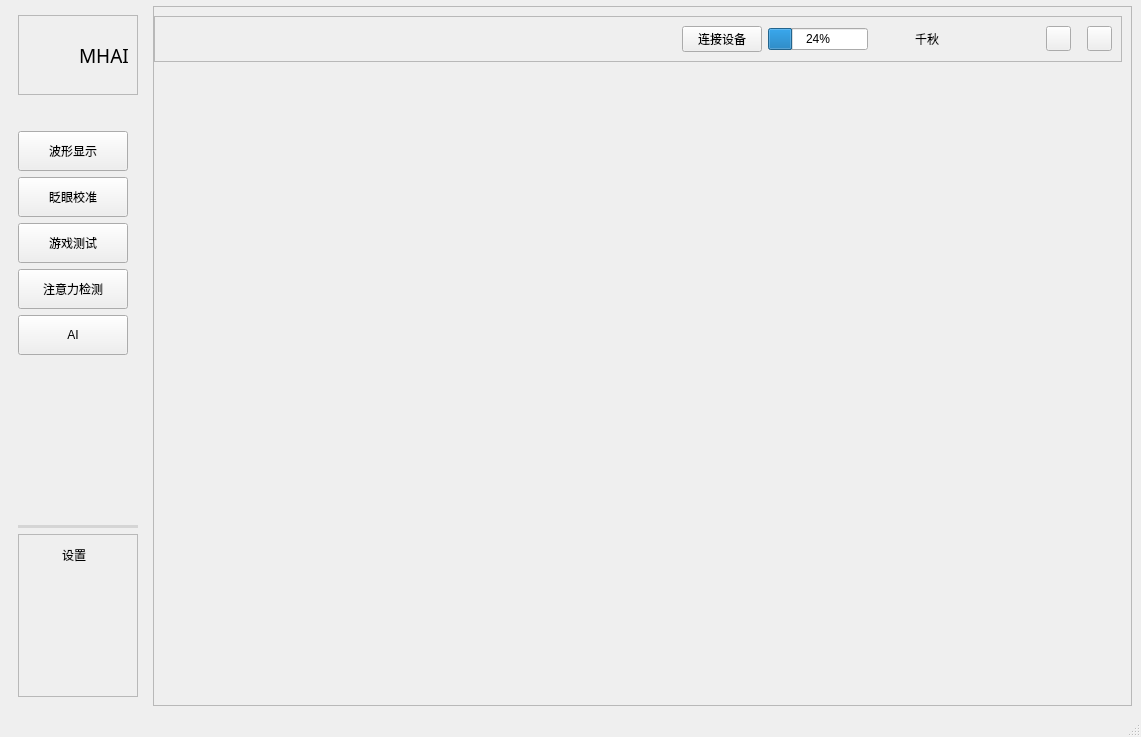
<?xml version="1.0" encoding="UTF-8"?>
<ui version="4.0">
 <class>MainWindow</class>
 <widget class="QMainWindow" name="MainWindow">
  <property name="geometry">
   <rect>
    <x>0</x>
    <y>0</y>
    <width>1141</width>
    <height>734</height>
   </rect>
  </property>
  <property name="windowTitle">
   <string>脑机鼠标</string>
  </property>
  <property name="styleSheet">
   <string notr="true">QMainWindow{         /*类名*/
    background-color:#F6F6F6; /*背景颜色*/
    border-radius: 10px;             /*四角圆角的直径*/
    border-style:solid;             /*边框样式（实线）*/
    border-width:2px;             /*边框宽度*/
    border-color:rgb(213, 213, 213);     /*边框颜色*/
}

QFrame {
	border-radius:0px;
}

#frame {
	background-color:#FAFAFA;
}

#btn_min, #btn_close {
	background-color:rgb(255,255,255,1);
	border-radius:0px;
}

#statusBar {
	background-color:rgba(213, 213, 213, 0); 
}

#sideBar{
	background-color:#F6F6F6;
    border-radius: 10px;             /*四角圆角的直径*/
}

#stackedWidget {
	background-color:#FAFAFA;
    border-radius: 10px;             /*四角圆角的直径*/
}


/* 默认 */
QToolButton{   
	background-color:#F6F6F6;
	color:#626262;
    border-radius: 5px;
}

/* 鼠标悬停 */
QToolButton:hover{
	background-color: #E9E9E9;
}

/* 点击和按下 */
QToolButton:pressed,QToolButton:checked{
	background-color: #E9E9E9;	
}

#btnSet:pressed,#btnSet:checked{
	background-color:#F6F6F6;
	color:#626262;
    border-radius: 5px;
}

QPushButton:default {
    /*border-color: navy; /* make the default button prominent */*/
}

#username {
	font: 10pt &quot;Microsoft YaHei UI&quot;;
    color: #666666; 
}</string>
  </property>
  <widget class="QWidget" name="centralwidget">
   <layout class="QGridLayout" name="gridLayout">
    <property name="topMargin">
     <number>6</number>
    </property>
    <item row="0" column="0">
     <widget class="QWidget" name="sideBar" native="true">
      <property name="minimumSize">
       <size>
        <width>125</width>
        <height>0</height>
       </size>
      </property>
      <property name="maximumSize">
       <size>
        <width>140</width>
        <height>16777215</height>
       </size>
      </property>
      <property name="styleSheet">
       <string notr="true"/>
      </property>
      <layout class="QVBoxLayout" name="verticalLayout_3">
       <item>
        <widget class="QFrame" name="frame_logo">
         <property name="minimumSize">
          <size>
           <width>120</width>
           <height>80</height>
          </size>
         </property>
         <property name="maximumSize">
          <size>
           <width>120</width>
           <height>80</height>
          </size>
         </property>
         <property name="frameShape">
          <enum>QFrame::StyledPanel</enum>
         </property>
         <property name="frameShadow">
          <enum>QFrame::Raised</enum>
         </property>
         <layout class="QHBoxLayout" name="horizontalLayout">
          <property name="spacing">
           <number>0</number>
          </property>
          <property name="leftMargin">
           <number>0</number>
          </property>
          <property name="topMargin">
           <number>0</number>
          </property>
          <property name="rightMargin">
           <number>0</number>
          </property>
          <property name="bottomMargin">
           <number>0</number>
          </property>
          <item>
           <widget class="QLabel" name="logo">
            <property name="sizePolicy">
             <sizepolicy hsizetype="Fixed" vsizetype="Fixed">
              <horstretch>0</horstretch>
              <verstretch>0</verstretch>
             </sizepolicy>
            </property>
            <property name="minimumSize">
             <size>
              <width>60</width>
              <height>60</height>
             </size>
            </property>
            <property name="maximumSize">
             <size>
              <width>60</width>
              <height>60</height>
             </size>
            </property>
            <property name="text">
             <string/>
            </property>
            <property name="pixmap">
             <pixmap resource="res.qrc">:/img/sharp_logo.png</pixmap>
            </property>
            <property name="scaledContents">
             <bool>true</bool>
            </property>
            <property name="margin">
             <number>1</number>
            </property>
           </widget>
          </item>
          <item>
           <widget class="QLabel" name="headline">
            <property name="font">
             <font>
              <family>微软雅黑</family>
              <pointsize>14</pointsize>
             </font>
            </property>
            <property name="text">
             <string>MHAI</string>
            </property>
            <property name="margin">
             <number>3</number>
            </property>
           </widget>
          </item>
         </layout>
        </widget>
       </item>
       <item>
        <spacer name="verticalSpacer_2">
         <property name="orientation">
          <enum>Qt::Vertical</enum>
         </property>
         <property name="sizeType">
          <enum>QSizePolicy::Fixed</enum>
         </property>
         <property name="sizeHint" stdset="0">
          <size>
           <width>20</width>
           <height>30</height>
          </size>
         </property>
        </spacer>
       </item>
       <item>
        <widget class="QToolButton" name="btnWaveform">
         <property name="minimumSize">
          <size>
           <width>110</width>
           <height>40</height>
          </size>
         </property>
         <property name="maximumSize">
          <size>
           <width>110</width>
           <height>40</height>
          </size>
         </property>
         <property name="styleSheet">
          <string notr="true"/>
         </property>
         <property name="text">
          <string>波形显示</string>
         </property>
         <property name="icon">
          <iconset resource="res.qrc">
           <normaloff>:/img/wave.png</normaloff>:/img/wave.png</iconset>
         </property>
         <property name="checkable">
          <bool>true</bool>
         </property>
         <property name="autoExclusive">
          <bool>true</bool>
         </property>
         <property name="toolButtonStyle">
          <enum>Qt::ToolButtonTextBesideIcon</enum>
         </property>
        </widget>
       </item>
       <item>
        <widget class="QToolButton" name="btnBlink">
         <property name="minimumSize">
          <size>
           <width>110</width>
           <height>40</height>
          </size>
         </property>
         <property name="maximumSize">
          <size>
           <width>110</width>
           <height>40</height>
          </size>
         </property>
         <property name="styleSheet">
          <string notr="true"/>
         </property>
         <property name="text">
          <string>眨眼校准</string>
         </property>
         <property name="icon">
          <iconset resource="res.qrc">
           <normaloff>:/img/eye.png</normaloff>:/img/eye.png</iconset>
         </property>
         <property name="checkable">
          <bool>true</bool>
         </property>
         <property name="autoExclusive">
          <bool>true</bool>
         </property>
         <property name="toolButtonStyle">
          <enum>Qt::ToolButtonTextBesideIcon</enum>
         </property>
        </widget>
       </item>
       <item>
        <widget class="QToolButton" name="btnGame">
         <property name="minimumSize">
          <size>
           <width>110</width>
           <height>40</height>
          </size>
         </property>
         <property name="maximumSize">
          <size>
           <width>110</width>
           <height>40</height>
          </size>
         </property>
         <property name="styleSheet">
          <string notr="true"/>
         </property>
         <property name="text">
          <string>游戏测试</string>
         </property>
         <property name="icon">
          <iconset resource="res.qrc">
           <normaloff>:/img/game.png</normaloff>:/img/game.png</iconset>
         </property>
         <property name="checkable">
          <bool>true</bool>
         </property>
         <property name="autoExclusive">
          <bool>true</bool>
         </property>
         <property name="toolButtonStyle">
          <enum>Qt::ToolButtonTextBesideIcon</enum>
         </property>
        </widget>
       </item>
       <item>
        <widget class="QToolButton" name="btnAttention">
         <property name="minimumSize">
          <size>
           <width>110</width>
           <height>40</height>
          </size>
         </property>
         <property name="maximumSize">
          <size>
           <width>110</width>
           <height>40</height>
          </size>
         </property>
         <property name="styleSheet">
          <string notr="true"/>
         </property>
         <property name="text">
          <string>注意力检测</string>
         </property>
         <property name="icon">
          <iconset resource="res.qrc">
           <normaloff>:/img/set.png</normaloff>:/img/set.png</iconset>
         </property>
         <property name="checkable">
          <bool>true</bool>
         </property>
         <property name="autoExclusive">
          <bool>true</bool>
         </property>
         <property name="toolButtonStyle">
          <enum>Qt::ToolButtonTextBesideIcon</enum>
         </property>
         <property name="autoRaise">
          <bool>false</bool>
         </property>
         <property name="arrowType">
          <enum>Qt::NoArrow</enum>
         </property>
        </widget>
       </item>
       <item>
        <widget class="QToolButton" name="btnAI">
         <property name="minimumSize">
          <size>
           <width>110</width>
           <height>40</height>
          </size>
         </property>
         <property name="maximumSize">
          <size>
           <width>110</width>
           <height>40</height>
          </size>
         </property>
         <property name="styleSheet">
          <string notr="true"/>
         </property>
         <property name="text">
          <string>AI</string>
         </property>
         <property name="icon">
          <iconset resource="res.qrc">
           <normaloff>:/img/set.png</normaloff>:/img/set.png</iconset>
         </property>
         <property name="checkable">
          <bool>true</bool>
         </property>
         <property name="autoExclusive">
          <bool>true</bool>
         </property>
         <property name="toolButtonStyle">
          <enum>Qt::ToolButtonTextBesideIcon</enum>
         </property>
         <property name="autoRaise">
          <bool>false</bool>
         </property>
         <property name="arrowType">
          <enum>Qt::NoArrow</enum>
         </property>
        </widget>
       </item>
       <item>
        <spacer name="verticalSpacer">
         <property name="orientation">
          <enum>Qt::Vertical</enum>
         </property>
         <property name="sizeHint" stdset="0">
          <size>
           <width>20</width>
           <height>20</height>
          </size>
         </property>
        </spacer>
       </item>
       <item>
        <widget class="Line" name="line">
         <property name="windowModality">
          <enum>Qt::NonModal</enum>
         </property>
         <property name="minimumSize">
          <size>
           <width>0</width>
           <height>1</height>
          </size>
         </property>
         <property name="layoutDirection">
          <enum>Qt::LeftToRight</enum>
         </property>
         <property name="autoFillBackground">
          <bool>false</bool>
         </property>
         <property name="styleSheet">
          <string notr="true">
    border-radius: 10px;             /*四角圆角的直径*/
    border-style:solid;             /*边框样式（实线）*/
    border-width:2px;             /*边框宽度*/
    border-color:rgb(213, 213, 213);     /*边框颜色*/
</string>
         </property>
         <property name="frameShadow">
          <enum>QFrame::Sunken</enum>
         </property>
         <property name="lineWidth">
          <number>21</number>
         </property>
         <property name="orientation">
          <enum>Qt::Horizontal</enum>
         </property>
        </widget>
       </item>
       <item>
        <widget class="QFrame" name="frame_setting">
         <property name="minimumSize">
          <size>
           <width>110</width>
           <height>0</height>
          </size>
         </property>
         <property name="frameShape">
          <enum>QFrame::StyledPanel</enum>
         </property>
         <property name="frameShadow">
          <enum>QFrame::Raised</enum>
         </property>
         <layout class="QVBoxLayout" name="verticalLayout_2">
          <property name="spacing">
           <number>0</number>
          </property>
          <property name="leftMargin">
           <number>0</number>
          </property>
          <property name="topMargin">
           <number>0</number>
          </property>
          <property name="rightMargin">
           <number>0</number>
          </property>
          <property name="bottomMargin">
           <number>0</number>
          </property>
          <item>
           <widget class="QToolButton" name="btnSet">
            <property name="minimumSize">
             <size>
              <width>110</width>
              <height>40</height>
             </size>
            </property>
            <property name="maximumSize">
             <size>
              <width>110</width>
              <height>40</height>
             </size>
            </property>
            <property name="styleSheet">
             <string notr="true"/>
            </property>
            <property name="text">
             <string>设置</string>
            </property>
            <property name="icon">
             <iconset resource="res.qrc">
              <normaloff>:/img/set.png</normaloff>:/img/set.png</iconset>
            </property>
            <property name="checkable">
             <bool>true</bool>
            </property>
            <property name="autoExclusive">
             <bool>false</bool>
            </property>
            <property name="toolButtonStyle">
             <enum>Qt::ToolButtonTextBesideIcon</enum>
            </property>
            <property name="autoRaise">
             <bool>true</bool>
            </property>
            <property name="arrowType">
             <enum>Qt::NoArrow</enum>
            </property>
           </widget>
          </item>
          <item>
           <spacer name="verticalSpacer_3">
            <property name="orientation">
             <enum>Qt::Vertical</enum>
            </property>
            <property name="sizeHint" stdset="0">
             <size>
              <width>20</width>
              <height>85</height>
             </size>
            </property>
           </spacer>
          </item>
         </layout>
        </widget>
       </item>
      </layout>
     </widget>
    </item>
    <item row="0" column="1">
     <widget class="QFrame" name="frame">
      <property name="minimumSize">
       <size>
        <width>800</width>
        <height>700</height>
       </size>
      </property>
      <property name="styleSheet">
       <string notr="true"/>
      </property>
      <property name="frameShape">
       <enum>QFrame::StyledPanel</enum>
      </property>
      <property name="frameShadow">
       <enum>QFrame::Raised</enum>
      </property>
      <layout class="QVBoxLayout" name="verticalLayout">
       <property name="leftMargin">
        <number>0</number>
       </property>
       <item>
        <widget class="QFrame" name="frame_top">
         <property name="frameShape">
          <enum>QFrame::StyledPanel</enum>
         </property>
         <property name="frameShadow">
          <enum>QFrame::Raised</enum>
         </property>
         <layout class="QHBoxLayout" name="horizontalLayout_2">
          <property name="leftMargin">
           <number>0</number>
          </property>
          <item>
           <spacer name="horizontalSpacer">
            <property name="orientation">
             <enum>Qt::Horizontal</enum>
            </property>
            <property name="sizeHint" stdset="0">
             <size>
              <width>527</width>
              <height>20</height>
             </size>
            </property>
           </spacer>
          </item>
          <item>
           <widget class="QPushButton" name="btnConnectDevice">
            <property name="text">
             <string>连接设备</string>
            </property>
           </widget>
          </item>
          <item>
           <widget class="QProgressBar" name="barBattary">
            <property name="value">
             <number>24</number>
            </property>
           </widget>
          </item>
          <item>
           <widget class="QLabel" name="userImg">
            <property name="sizePolicy">
             <sizepolicy hsizetype="Preferred" vsizetype="Preferred">
              <horstretch>25</horstretch>
              <verstretch>25</verstretch>
             </sizepolicy>
            </property>
            <property name="minimumSize">
             <size>
              <width>25</width>
              <height>25</height>
             </size>
            </property>
            <property name="maximumSize">
             <size>
              <width>25</width>
              <height>25</height>
             </size>
            </property>
            <property name="autoFillBackground">
             <bool>false</bool>
            </property>
            <property name="styleSheet">
             <string notr="true"/>
            </property>
            <property name="text">
             <string/>
            </property>
            <property name="pixmap">
             <pixmap resource="res.qrc">:/img/xiaoba.jpg</pixmap>
            </property>
            <property name="scaledContents">
             <bool>true</bool>
            </property>
            <property name="wordWrap">
             <bool>false</bool>
            </property>
            <property name="margin">
             <number>1</number>
            </property>
            <property name="openExternalLinks">
             <bool>false</bool>
            </property>
           </widget>
          </item>
          <item>
           <spacer name="horizontalSpacer_4">
            <property name="orientation">
             <enum>Qt::Horizontal</enum>
            </property>
            <property name="sizeType">
             <enum>QSizePolicy::Fixed</enum>
            </property>
            <property name="sizeHint" stdset="0">
             <size>
              <width>10</width>
              <height>20</height>
             </size>
            </property>
           </spacer>
          </item>
          <item>
           <widget class="QLabel" name="username">
            <property name="sizePolicy">
             <sizepolicy hsizetype="Fixed" vsizetype="Fixed">
              <horstretch>25</horstretch>
              <verstretch>25</verstretch>
             </sizepolicy>
            </property>
            <property name="minimumSize">
             <size>
              <width>25</width>
              <height>25</height>
             </size>
            </property>
            <property name="text">
             <string>千秋</string>
            </property>
           </widget>
          </item>
          <item>
           <spacer name="horizontalSpacer_3">
            <property name="orientation">
             <enum>Qt::Horizontal</enum>
            </property>
            <property name="sizeHint" stdset="0">
             <size>
              <width>78</width>
              <height>20</height>
             </size>
            </property>
           </spacer>
          </item>
          <item>
           <widget class="QPushButton" name="btn_min">
            <property name="minimumSize">
             <size>
              <width>25</width>
              <height>25</height>
             </size>
            </property>
            <property name="maximumSize">
             <size>
              <width>25</width>
              <height>25</height>
             </size>
            </property>
            <property name="text">
             <string/>
            </property>
           </widget>
          </item>
          <item>
           <spacer name="horizontalSpacer_2">
            <property name="orientation">
             <enum>Qt::Horizontal</enum>
            </property>
            <property name="sizeType">
             <enum>QSizePolicy::Fixed</enum>
            </property>
            <property name="sizeHint" stdset="0">
             <size>
              <width>10</width>
              <height>20</height>
             </size>
            </property>
           </spacer>
          </item>
          <item>
           <widget class="QPushButton" name="btn_close">
            <property name="minimumSize">
             <size>
              <width>25</width>
              <height>25</height>
             </size>
            </property>
            <property name="maximumSize">
             <size>
              <width>25</width>
              <height>25</height>
             </size>
            </property>
            <property name="text">
             <string/>
            </property>
           </widget>
          </item>
         </layout>
        </widget>
       </item>
       <item>
        <widget class="QStackedWidget" name="stackedWidget">
         <property name="minimumSize">
          <size>
           <width>800</width>
           <height>600</height>
          </size>
         </property>
         <property name="acceptDrops">
          <bool>true</bool>
         </property>
         <property name="layoutDirection">
          <enum>Qt::LeftToRight</enum>
         </property>
         <property name="autoFillBackground">
          <bool>false</bool>
         </property>
         <property name="styleSheet">
          <string notr="true"/>
         </property>
         <property name="lineWidth">
          <number>3</number>
         </property>
         <property name="currentIndex">
          <number>1</number>
         </property>
         <widget class="WaveFormWidget" name="pageWaveFrom"/>
         <widget class="BlinkCaliWidget" name="pageBlink"/>
         <widget class="GameWidget" name="pageGame"/>
         <widget class="DataWidget" name="pageAttention"/>
        </widget>
       </item>
      </layout>
     </widget>
    </item>
   </layout>
  </widget>
  <widget class="QStatusBar" name="statusBar">
   <property name="autoFillBackground">
    <bool>false</bool>
   </property>
  </widget>
 </widget>
 <customwidgets>
  <customwidget>
   <class>GameWidget</class>
   <extends>QWidget</extends>
   <header location="global">gamewidget.h</header>
   <container>1</container>
  </customwidget>
  <customwidget>
   <class>WaveFormWidget</class>
   <extends>QWidget</extends>
   <header location="global">waveformwidget.h</header>
   <container>1</container>
  </customwidget>
  <customwidget>
   <class>DataWidget</class>
   <extends>QWidget</extends>
   <header location="global">datawidget.h</header>
   <container>1</container>
  </customwidget>
  <customwidget>
   <class>BlinkCaliWidget</class>
   <extends>QWidget</extends>
   <header>blinkcaliwidget.h</header>
   <container>1</container>
  </customwidget>
 </customwidgets>
 <resources>
  <include location="res.qrc"/>
 </resources>
 <connections>
  <connection>
   <sender>btn_min</sender>
   <signal>clicked()</signal>
   <receiver>MainWindow</receiver>
   <slot>showMinimized()</slot>
   <hints>
    <hint type="sourcelabel">
     <x>639</x>
     <y>16</y>
    </hint>
    <hint type="destinationlabel">
     <x>399</x>
     <y>286</y>
    </hint>
   </hints>
  </connection>
 </connections>
</ui>
